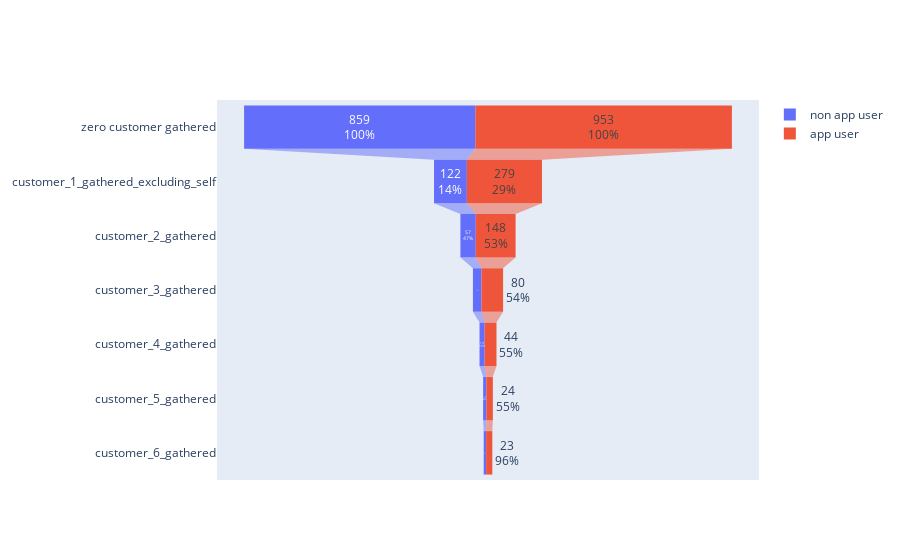

Here is the notebook cell this chart was saved with:
### Code cell
fig=go.Figure()
fig.add_trace(go.Funnel(
    name='non app user',
    orientation='h',
    y=new_cols,
    x=non_app_d,
textinfo='value+percent previous'))
fig.add_trace(go.Funnel(
    name='app user',
     y=new_cols,
    x=app_d,
    textinfo='value+percent previous'))

### Figure 1 — Plotly figure (JSON) as saved in the notebook; plotly's stock layout.template omitted (floating-point values rounded to 4 significant figures)
{"data": [{"name": "non app user", "orientation": "h", "textinfo": "value+percent previous", "type": "funnel", "x": [859, 122, 57, 32, 19, 12, 9, 5, 3, 2, 1], "y": ["zero customer gathered", "customer_1_gathered_excluding_self", "customer_2_gathered", "customer_3_gathered", "customer_4_gathered", "customer_5_gathered", "customer_6_gathered"]}, {"name": "app user", "textinfo": "value+percent previous", "type": "funnel", "x": [953, 279, 148, 80, 44, 24, 23, 10, 6, 2, 1], "y": ["zero customer gathered", "customer_1_gathered_excluding_self", "customer_2_gathered", "customer_3_gathered", "customer_4_gathered", "customer_5_gathered", "customer_6_gathered"]}], "layout": {}}
